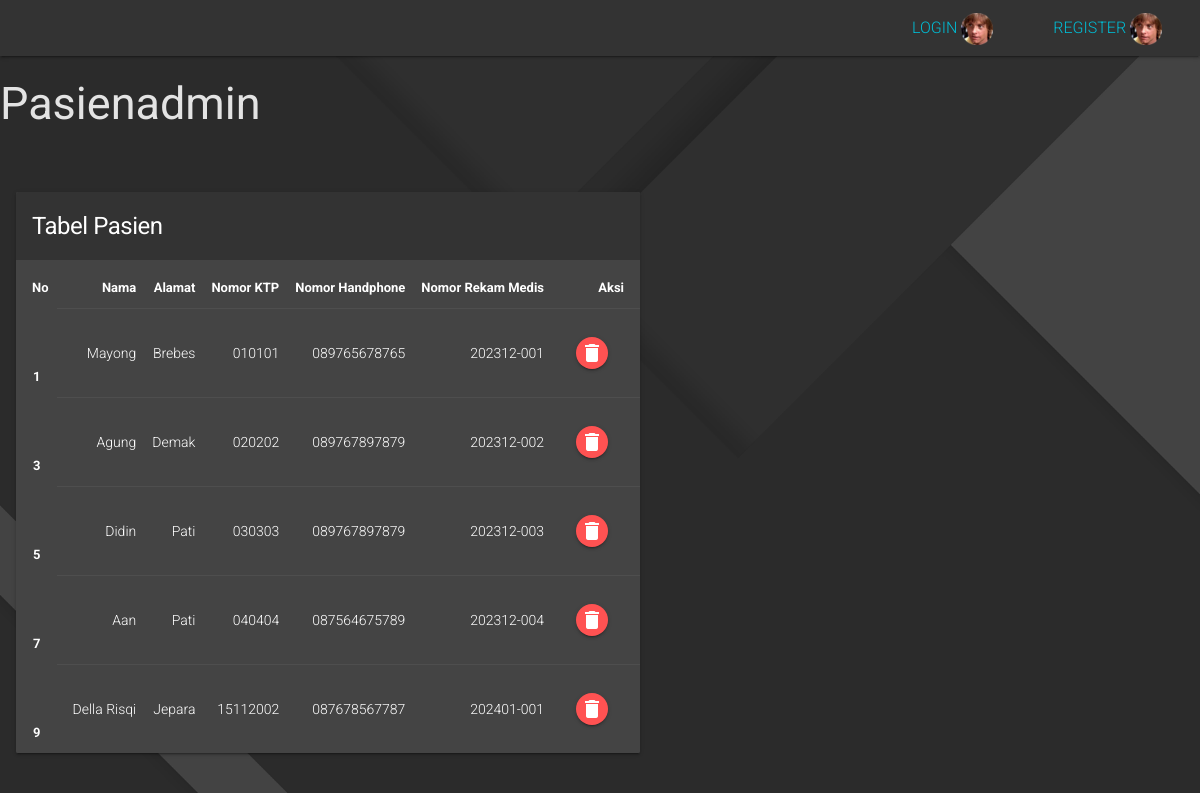
Page /dashboard.php?page=pasienadmin on the earlier database version.
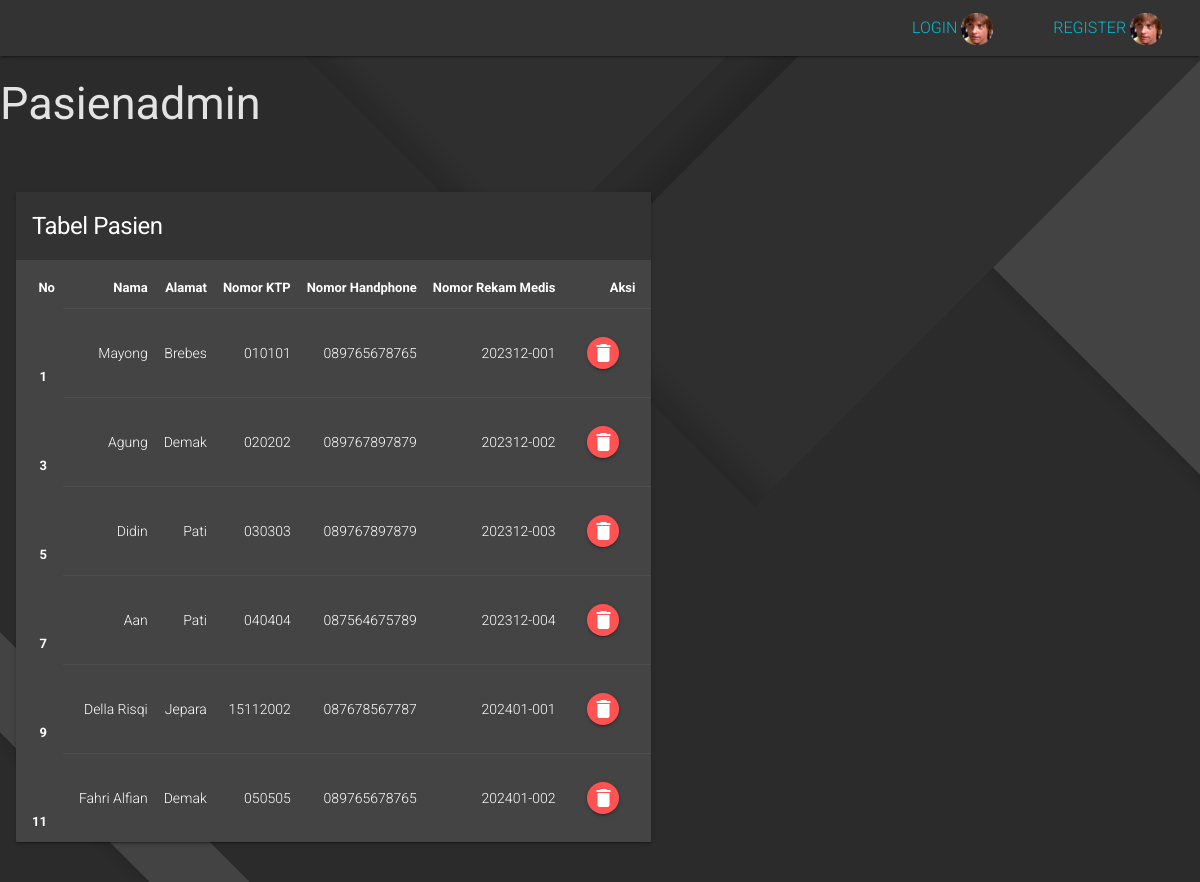
Same page on the later database version.
### tables this page shows
CREATE TABLE `pasien` (
  `id` int(11) UNSIGNED NOT NULL,
  `nama` varchar(255) NOT NULL,
  `alamat` varchar(255) NOT NULL,
  `no_ktp` varchar(255) NOT NULL,
  `no_hp` varchar(255) NOT NULL,
  `no_rm` varchar(255) NOT NULL
);

### pasienadmin.php (the view, shortened to what this page needs)
<div class="mdl-grid ui-tables">
    <div class="mdl-cell mdl-cell--12-col-desktop mdl-cell--12-col-tablet mdl-cell--4-col-phone">
        <div class="mdl-card mdl-shadow--2dp">
            <div class="mdl-card__title">
                <h1 class="mdl-card__title-text">Tabel Pasien</h1>
            </div>
            <div class="mdl-card__supporting-text no-padding">
                <table class="mdl-data-table mdl-js-data-table">
                    <thead>
                        <tr>
                            <th scope="col">No</th>
                            <th scope="col">Nama</th>
                            <th scope="col">Alamat</th>
                            <th scope="col">Nomor KTP</th>
                            <th scope="col">Nomor Handphone</th>
                            <th scope="col">Nomor Rekam Medis</th>
                            <th scope="col">Aksi</th>
                        </tr>
                    </thead>
                    <tbody>
                        <?php
                            $result = mysqli_query($mysqli, "SELECT * FROM pasien");
                            $no = 1;
                            while ($data = mysqli_fetch_array($result)) {
                        ?>
                        <tr>
                            <th scope="row"><?php echo $no++ ?></th>
                            <td><?php echo $data['nama'] ?></td>
                            <td><?php echo $data['alamat'] ?></td>
                            <td><?php echo $data['no_ktp'] ?></td>
                            <td><?php echo $data['no_hp'] ?></td>
                            <td><?php echo $data['no_rm'] ?></td>
                            <td>
                                    <li class="mdl-list__item">
                                        <a href="dashboard.php?page=pasienadmin&id=<?php echo $data['id'] ?>&aksi=hapus">
                                            <button class="mdl-button mdl-js-button mdl-button--icon mdl-button--raised mdl-js-ripple-effect button--colored-red">
                                                <i class="material-icons">delete</i>
                                            </button>
                                        </a>
                                    </li>
                            </td>
                        </tr>
                        <?php
                        $no++;
                        }
                        ?>
                    </tbody>
                </table>
            </div>
        </div>
    </div>
</div>

Differences in the rows shown:
added pasien: nama "Fahri Alfian", alamat "Demak", no_ktp "050505", no_hp "089765678765", no_rm "202401-002"
